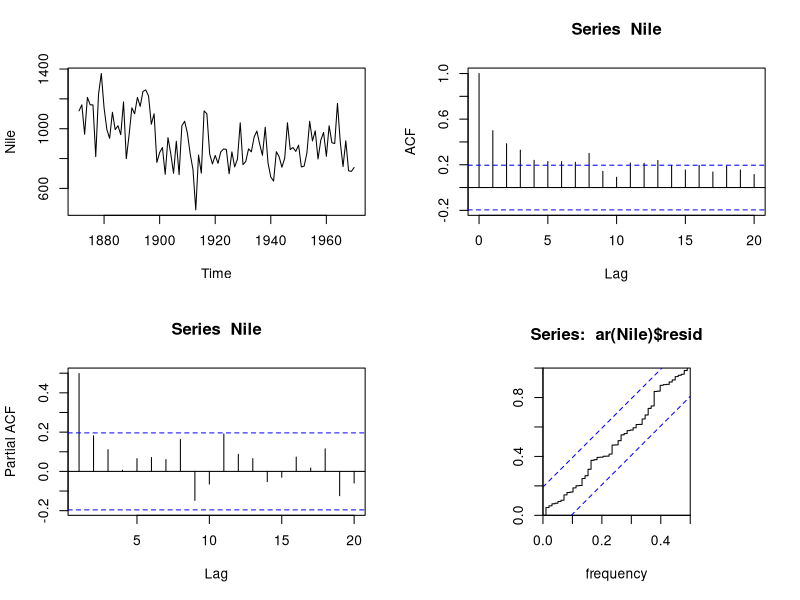
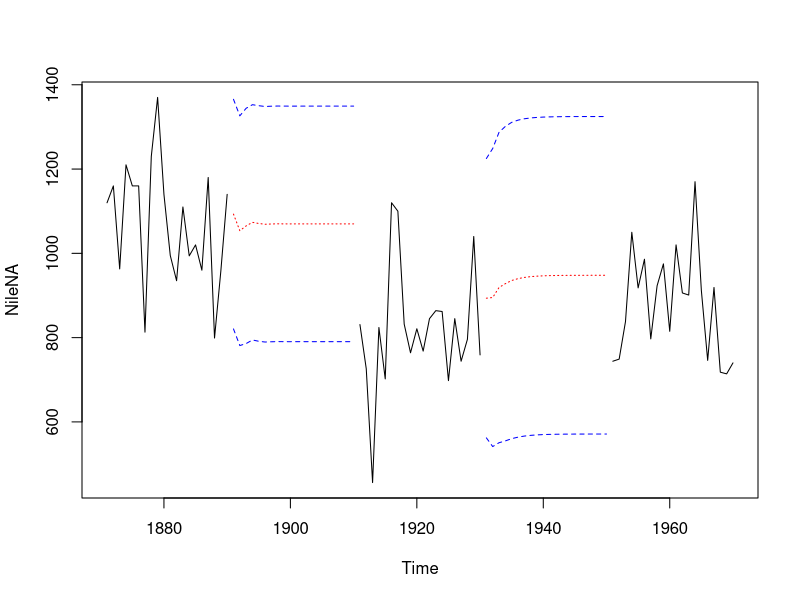
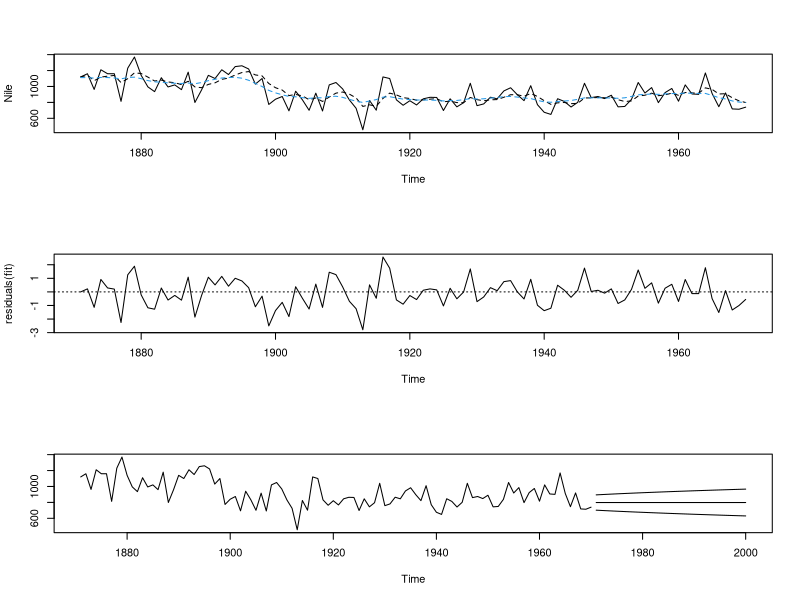
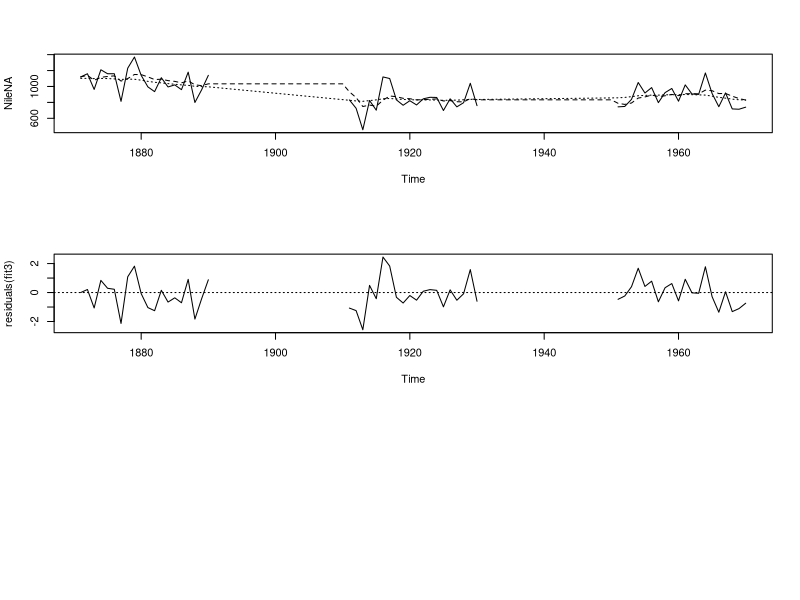

Generate these figures, in order, with R:
require(stats); require(graphics)
par(mfrow = c(2, 2))
plot(Nile)
acf(Nile)
pacf(Nile)
ar(Nile) # selects order 2
cpgram(ar(Nile)$resid)
par(mfrow = c(1, 1))
arima(Nile, c(2, 0, 0))


## Now consider missing values, following Durbin & Koopman
NileNA <- Nile
NileNA[c(21:40, 61:80)] <- NA
arima(NileNA, c(2, 0, 0))
plot(NileNA)
pred <-
  predict(arima(window(NileNA, 1871, 1890), c(2, 0, 0)), n.ahead = 20)
lines(pred$pred, lty = 3, col = "red")
lines(pred$pred + 2*pred$se, lty = 2, col = "blue")
lines(pred$pred - 2*pred$se, lty = 2, col = "blue")
pred <-
  predict(arima(window(NileNA, 1871, 1930), c(2, 0, 0)), n.ahead = 20)
lines(pred$pred, lty = 3, col = "red")
lines(pred$pred + 2*pred$se, lty = 2, col = "blue")
lines(pred$pred - 2*pred$se, lty = 2, col = "blue")

## Structural time series models
par(mfrow = c(3, 1))
plot(Nile)
## local level model
(fit <- StructTS(Nile, type = "level"))
lines(fitted(fit), lty = 2)              # contemporaneous smoothing
lines(tsSmooth(fit), lty = 2, col = 4)   # fixed-interval smoothing
plot(residuals(fit)); abline(h = 0, lty = 3)
## local trend model
(fit2 <- StructTS(Nile, type = "trend")) ## constant trend fitted
pred <- predict(fit, n.ahead = 30)
## with 50% confidence interval
ts.plot(Nile, pred$pred,
        pred$pred + 0.67*pred$se, pred$pred -0.67*pred$se)

## Now consider missing values
plot(NileNA)
(fit3 <- StructTS(NileNA, type = "level"))
lines(fitted(fit3), lty = 2)
lines(tsSmooth(fit3), lty = 3)
plot(residuals(fit3)); abline(h = 0, lty = 3)

